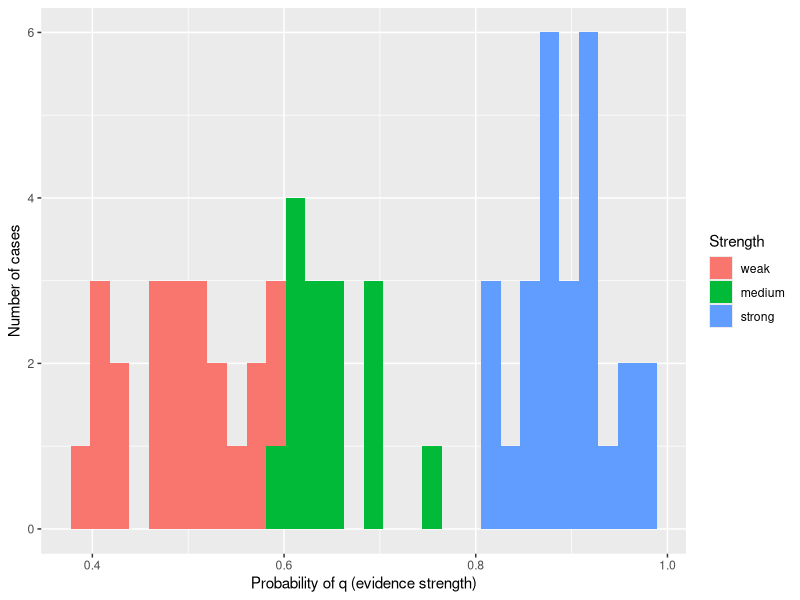
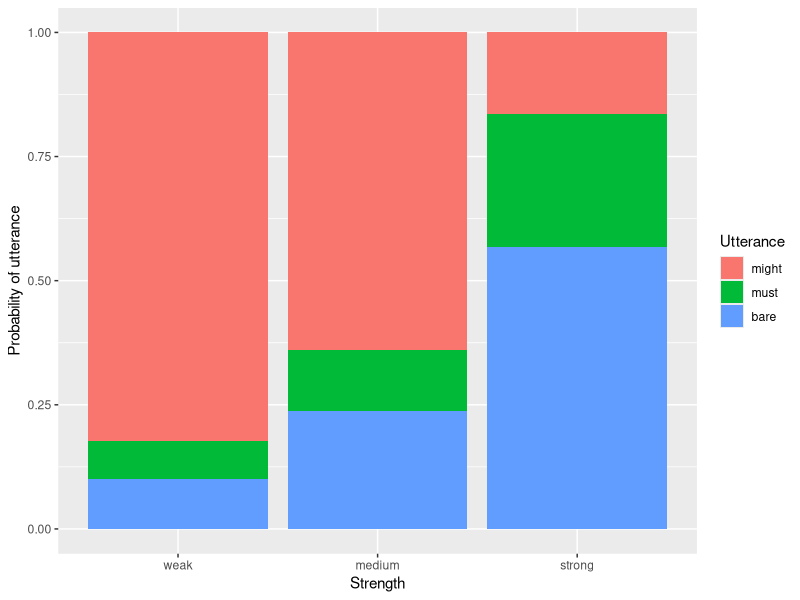
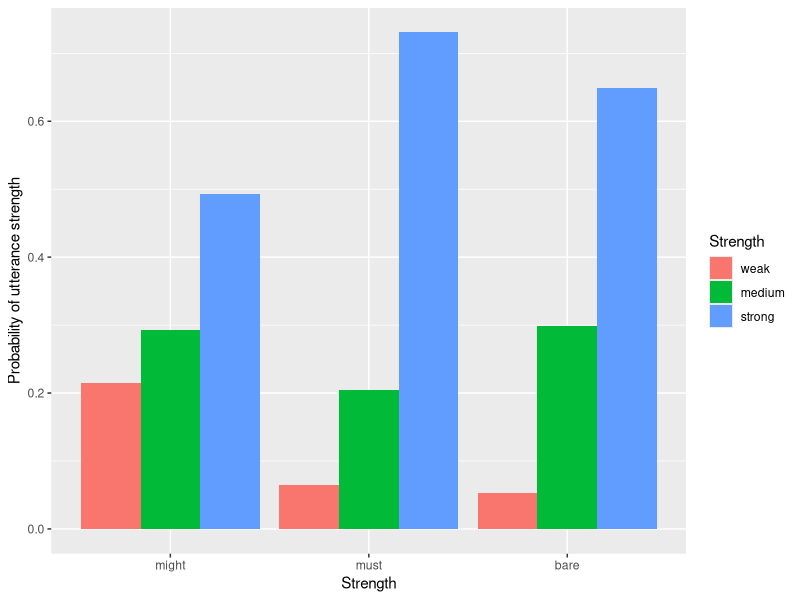
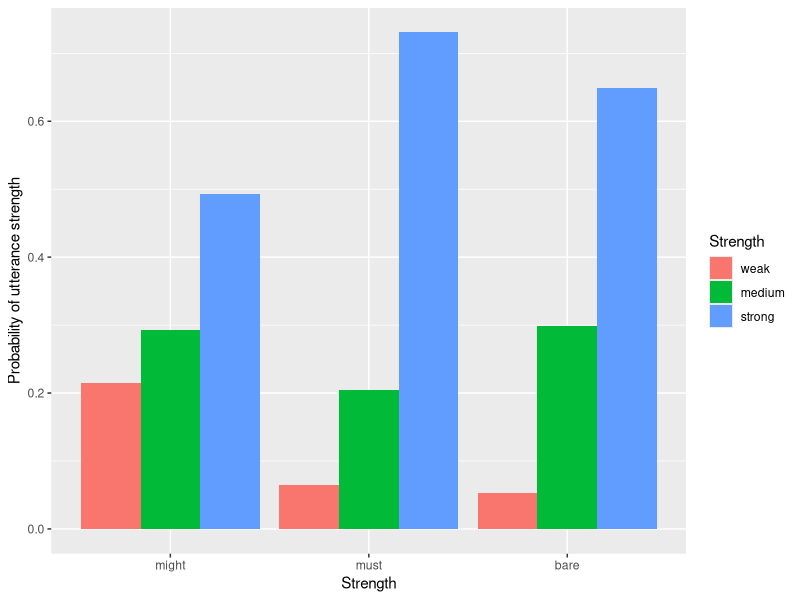

Reproduce these figures in R, in order. (Note: this script raises an error after producing the figures.)
library(ggplot2)

setwd("~/Documents/git/cocolab/modals/experiments/creature_analysis/")

e = read.csv("data/evidence.csv",header=T)
head(e)
p = read.csv("data/production.csv",header=T)
head(p)
c = read.csv("data/comprehension.csv",header=T)
head(c)

## Figure 1: histogram of evidence strength

e$ID = paste(e$item,e$evidence_type,e$freq)
e_agr = aggregate(response~ID,data=e,mean)
e_agr$Strength = cut(e_agr$response,breaks=3,labels=c("weak","medium","strong"))
e_agr$StrengthBin = cut(e_agr$response,breaks=3)
ggplot(e_agr, aes(x=response, fill=Strength)) +
  geom_histogram() +
  #scale_fill_manual(values=rev(designer.colors(n=3, col=c("#046C9A","#ABDDDE"))),name="Evidence\nstrength") +
  xlab("Probability of q (evidence strength)") +
  ylab("Number of cases") 
#ggsave("plots/strength_histogram.pdf",width=5.5,height=3.2)


## Figure 2: production bars

p$ID = paste(p$item,p$evidence_type,p$freq)
p$Directness = e_agr$response[match(p$ID,e_agr$ID)]
p$Strength = cut(p$Directness,breaks=3,labels=c("weak","medium","strong"))
tfreq = as.data.frame(table(p$Strength,p$response))
t = as.data.frame(prop.table(table(p$Strength,p$response),mar=1))
head(t)
head(tfreq)
colnames(t) = c("StrengthBin","Modal","Proportion")
colnames(tfreq) = c("StrengthBin","Modal","Proportion")
t$Freq = tfreq$Proportion
t$Strength = t$StrengthBin
t$Utterance = factor(x=t$Modal,levels=c("might","must","bare"))
t = t[order(t$Utterance),]
ggplot(t, aes(x=Strength,y=Proportion,fill=Utterance)) +
  geom_bar(stat="identity") +
  #scale_fill_manual(values=wes_palette("Darjeeling"),name="Utterance") +  
  xlab("Strength") +
  ylab("Probability of utterance") #+
  #theme(plot.margin=unit(c(0,-0.5,0,0),units="cm"))
#ggsave("plots/production.pdf",width=4.4,height=3.2)


## Figure 3: comprehension inferred evidence strength

c$ID = paste(c$item,c$evidence_type,c$freq)
c$Directness = e_agr$response[match(c$ID,e_agr$ID)]
c$Strength = cut(c$Directness,breaks=3,labels=c("weak","medium","strong"))
tfreq = as.data.frame(table(c$modal,c$Strength))
t = as.data.frame(prop.table(table(c$modal,c$Strength),mar=1))
head(t)
head(tfreq)
colnames(t) = c("Modal","StrengthBin","Proportion")
colnames(tfreq) = c("Modal","StrengthBin","Proportion")
t$Freq = tfreq$Proportion
#t$Strength = factor(x=t$StrengthBin,levels=rev(levels(t$StrengthBin)))
t$Strength = t$StrengthBin
#t$Utterance = factor(x=t$Modal,levels=c("bare","must","might"))
t$Utterance = factor(x=t$Modal,levels=c("might","must","bare"))
t = t[order(t$Utterance),]

ggplot(t, aes(x=Utterance,y=Proportion,fill=Strength)) +
  geom_bar(stat="identity",position=position_dodge(.9)) +
  #scale_fill_manual(values=wes_palette("Darjeeling"),name="Utterance") +  
  xlab("Strength") +
  ylab("Probability of utterance strength") #+
ggsave("plots/evidence.pdf",width=4.4,height=3.2)

## Figure 4: comprehension probability of belief in q

head(c)
agr = aggregate(rating~modal,data=c,mean)
head(agr)
agr$CILow = aggregate(rating ~ modal, FUN=ci.low, data=c)$rating
agr$CIHigh = aggregate(rating ~ modal, FUN=ci.high, data=c)$rating
agr$YMin = agr$rating - agr$CILow
agr$YMax = agr$rating + agr$CIHigh
agr$Utterance = factor(agr$modal,levels=c("might","must","bare"))

ggplot(agr, aes(x=Utterance, y=rating)) +
  geom_bar(stat="identity",position=dodge) +
  #  scale_fill_manual(values=designer.colors(n=3, col=c("#046C9A","#ABDDDE")),name="Belief",breaks=levels(agrr$Experiment),label=c("listener (Exp. 3a)", "speaker (Exp. 3b)")) +
  #scale_fill_manual(values=wes_palette("Moonrise2"),name="Belief",breaks=levels(agrr$Experiment),label=c("listener\n(Exp. 3a)", "speaker\n(Exp. 3b)")) +
  geom_errorbar(aes(ymin=YMin,ymax=YMax),width=.25,position=dodge) +
  #facet_wrap(~ResponseType) +
  ylab("Probability of belief in q") +
  xlab("Utterance")
  #theme(legend.key.size = unit(1.2, "cm"))
  #3theme(legend.position="top",plot.margin=unit(c(-0.5,0,0,0),units="cm"))
ggsave("plots/mean_beliefs.pdf",width=5.5,height=3.5)
